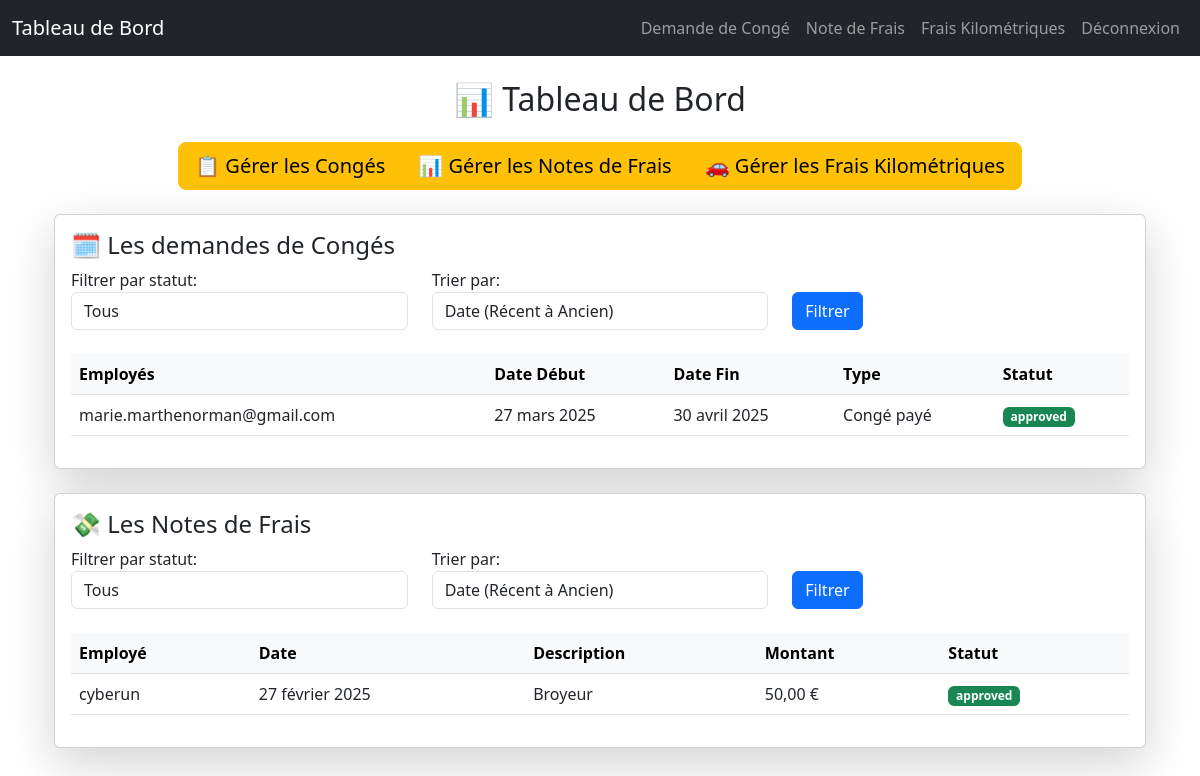
The app's page /dashboard/ (signed in), older data.
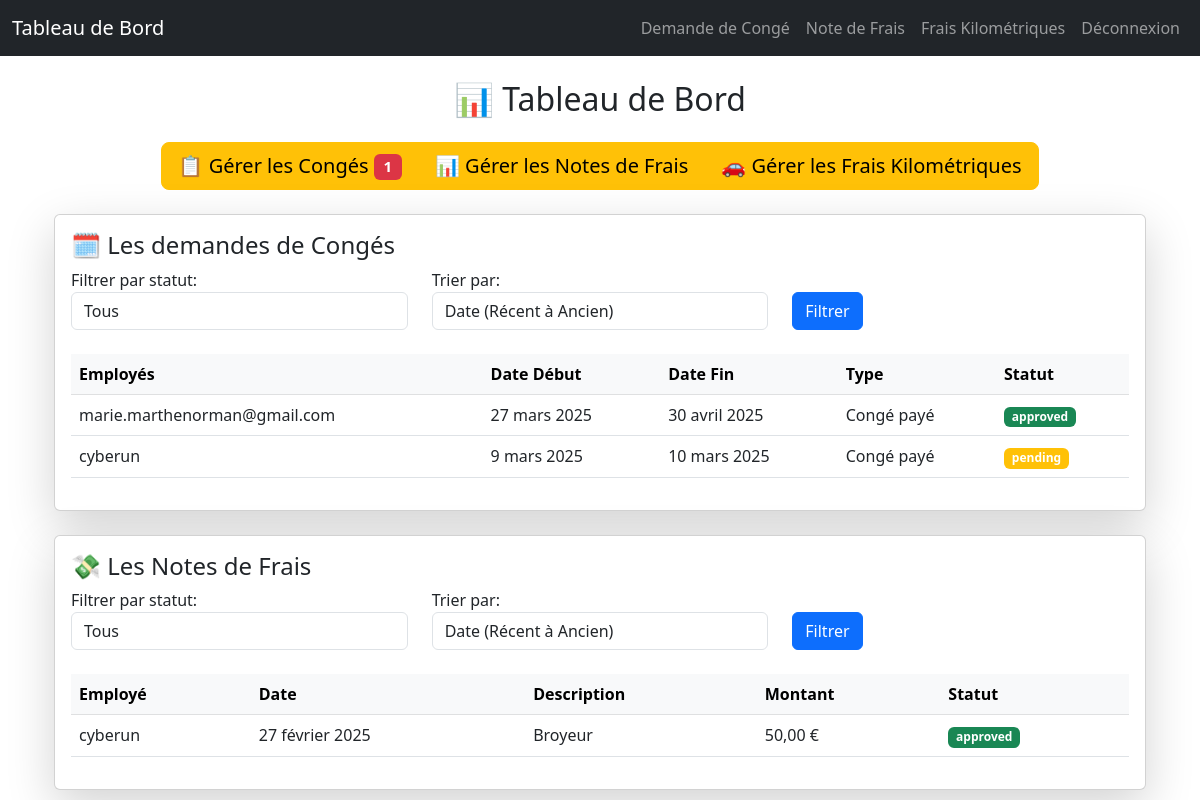
The same page, newer data.
### rh_management/models.py (models this page shows, shortened)
class LeaveRequest(models.Model):
    user = models.ForeignKey(User, on_delete=models.CASCADE)
    leave_type = models.CharField(max_length=10, choices=LEAVE_TYPES, default='CP')  # ✅ Type de congé
    start_date = models.DateField()
    end_date = models.DateField()
    reason = models.TextField(blank=True, null=True)  # ✅ Commentaire optionnel
    status = models.CharField(max_length=10, choices=STATUS_CHOICES, default='pending')  # ✅ Correction
    created_at = models.DateTimeField(auto_now_add=True)

class ExpenseReport(models.Model):
    STATUS_CHOICES = [
        ('pending', 'En attente'),
        ('approved', 'Approuvée'),
        ('rejected', 'Rejetée')
    ]
    user = models.ForeignKey(User, on_delete=models.CASCADE)
    date = models.DateField()
    description = models.CharField(max_length=255)
    amount = models.DecimalField(max_digits=10, decimal_places=2)  # Montant HT
    currency = models.CharField(max_length=10, default="€")
    vat = models.DecimalField(max_digits=5, decimal_places=2, default=0.0)  # ✅ Applique une TVA par défaut de 20%
    project = models.CharField(max_length=255, blank=True, null=True)
    location = models.CharField(max_length=255, blank=True, null=True)
    refacturable = models.BooleanField(default=False)
    receipt = models.FileField(upload_to="receipts/", blank=True, null=True)  # Champ pour les pièces justificatives
    status = models.CharField(max_length=10, choices=STATUS_CHOICES, default='pending')

### rh_management/views.py (the view)
# urls.py: path("dashboard/", dashboard_view, name="dashboard"),  # Dashboard page
@login_required
def dashboard_view(request):
    new_leave_requests_count = LeaveRequest.objects.filter(status='pending').count()
    new_expense_reports_count = ExpenseReport.objects.filter(status='pending').count()
    new_kilometric_expenses_count = KilometricExpense.objects.filter(status='pending').count()
    context = {
        "is_admin": request.user.is_superuser,
        "is_hr": request.user.groups.filter(name='HR').exists(),
        "is_employee": request.user.groups.filter(name='Employé').exists(),
        "leave_requests": LeaveRequest.objects.all(),
        "expense_reports": ExpenseReport.objects.all(),
        "kilometric_expenses": KilometricExpense.objects.all(),
        "new_leave_requests_count": new_leave_requests_count,
        "new_expense_reports_count": new_expense_reports_count,
        "new_kilometric_expenses_count": new_kilometric_expenses_count,
    }
    return render(request, 'rh_management/dashboard.html', context)

### templates/rh_management/dashboard.html (shortened to what the changed rows need)
{% extends "base.html" %}
{% block content %}
<div class="container mt-4">
    <h2 class="text-center mb-4">📊 Tableau de Bord</h2>
    {% if is_hr or is_admin %}
        <div class="text-center mt-4">
            <div class="btn-group" role="group" aria-label="Actions RH/Admin">
                <a href="{% url 'manage_leaves' %}" class="btn btn-warning btn-lg">
                    📋 Gérer les Congés
                    {% if new_leave_requests_count > 0 %}
                        <span class="badge bg-danger">{{ new_leave_requests_count }}</span>
                    {% endif %}
                </a>
            </div>
        </div>
    {% endif %}
    {% if is_hr or is_admin %}
    <div class="card shadow-lg mt-4">
        <div class="card-body">
            <table class="table table-hover">
                <thead class="table-light">
                    <tr>
                        <th>Employés</th>
                        <th>Date Début</th>
                        <th>Date Fin</th>
                        <th>Type</th>
                        <th>Statut</th>
                    </tr>
                </thead>
                <tbody id="leave_requests_body">
                    {% if leave_requests %}
                        {% for leave in leave_requests %}
                            <tr data-id="{{ leave.id }}">
                                <td>{{ leave.user.username }}</td>
                                <td>{{ leave.start_date }}</td>
                                <td>{{ leave.end_date }}</td>
                                <td>{{ leave.get_leave_type_display }}</td>
                                <td>
                                    <span class="badge bg-{% if leave.status == 'approved' %}success{% elif leave.status == 'rejected' %}danger{% else %}warning{% endif %}">
                                        {{ leave.status }}
                                    </span>
                                </td>
                            </tr>
                        {% endfor %}
                    {% else %}
                        <tr><td colspan="5" class="text-center">Aucune demande de congé</td></tr>
                    {% endif %}
                </tbody>
            </table>
        </div>
    </div>
    <div class="card shadow-lg mt-4">
        <div class="card-body">
            <table class="table table-hover">
                <thead class="table-light">
                    <tr>
                        <th>Employé</th>
                        <th>Date</th>
                        <th>Description</th>
                        <th>Montant</th>
                        <th>Statut</th>
                    </tr>
                </thead>
                <tbody id="expense_reports_body">
                    {% if expense_reports %}
                        {% for expense in expense_reports %}
                            <tr data-id="{{ expense.id }}">
                                <td>{{ expense.user.username }}</td>
                                <td>{{ expense.date }}</td>
                                <td>{{ expense.description }}</td>
                                <td>{{ expense.amount }} €</td>
                                <td>
                                    <span class="badge bg-{% if expense.status == 'approved' %}success{% elif expense.status == 'rejected' %}danger{% else %}warning{% endif %}">
                                        {{ expense.status }}
                                    </span>
                                </td>
                            </tr>
                        {% endfor %}
                    {% else %}
                        <tr><td colspan="5" class="text-center">Aucune note de frais enregistrée</td></tr>
                    {% endif %}
                </tbody>
            </table>
        </div>
    </div>
    {% endif %}
</div>
{% endblock %}

Row changes from the older to the newer data that the page shows:
added LeaveRequest: user.username "cyberun", start_date "9 mars 2025", end_date "10 mars 2025", leave_type "Congé payé", status "pending"
Text that changed along with them:
{{ new_leave_requests_count }}: (not shown) → "1"
